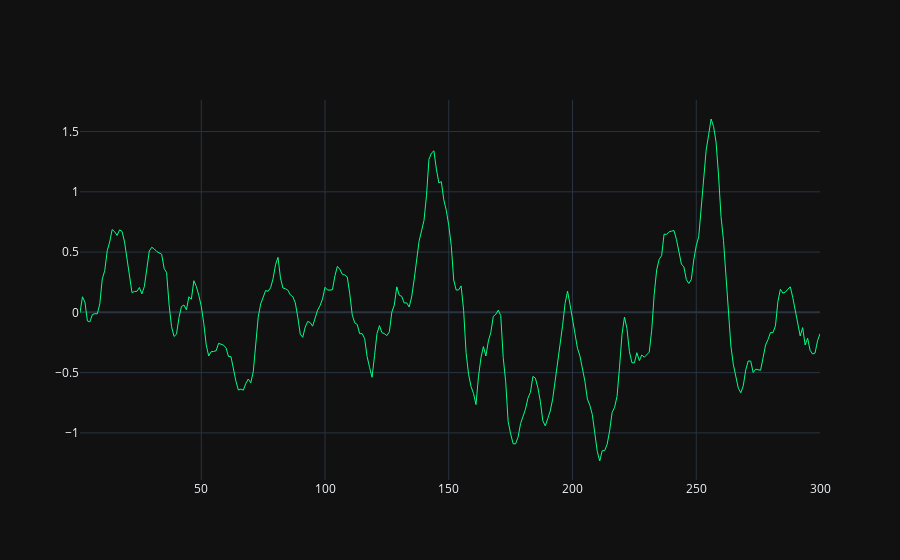

The notebook cell this image was saved under:
### Code cell
windows_div_ratio = div_ratio.iloc[2000:2300]
index_num = np.arange(1, len(windows_div_ratio) + 1)
fig = go.Figure(data=[go.Scatter(
    x=index_num, 
    y=windows_div_ratio,
    mode='lines',
    name='div_ratio',
    line=dict(color='#00ff88', width=1)
)])
fig.show()

### Figure 1 — Plotly figure (JSON) as saved in the notebook; plotly's stock layout.template omitted (floating-point values rounded to 4 significant figures; data arrays with more than 128 entries replaced by an {"elided": "..."} marker saying what was removed)
{"data": [{"line": {"color": "#00ff88", "width": 1}, "mode": "lines", "name": "div_ratio", "type": "scatter", "x": {"elided": "300 int values"}, "y": {"elided": "300 float values"}}], "layout": {}}
